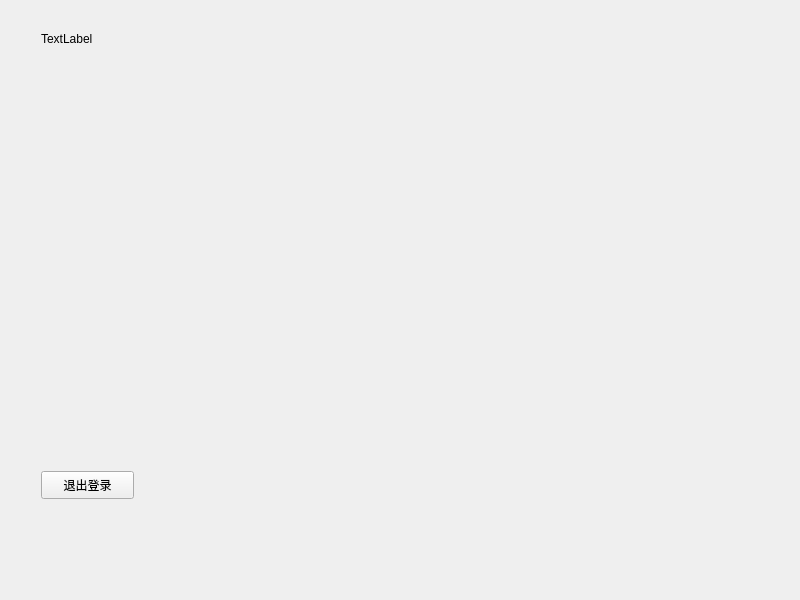
<?xml version="1.0" encoding="UTF-8"?>
<ui version="4.0">
 <class>Widget</class>
 <widget class="QWidget" name="Widget">
  <property name="geometry">
   <rect>
    <x>0</x>
    <y>0</y>
    <width>800</width>
    <height>600</height>
   </rect>
  </property>
  <property name="windowTitle">
   <string>Widget</string>
  </property>
  <property name="autoFillBackground">
   <bool>false</bool>
  </property>
  <property name="styleSheet">
   <string notr="true"/>
  </property>
  <layout class="QHBoxLayout" name="horizontalLayout">
   <item>
    <widget class="QStackedWidget" name="stackedWidget">
     <property name="currentIndex">
      <number>1</number>
     </property>
     <widget class="QWidget" name="loginPage">
      <widget class="QPushButton" name="pushButton">
       <property name="geometry">
        <rect>
         <x>20</x>
         <y>40</y>
         <width>93</width>
         <height>28</height>
        </rect>
       </property>
       <property name="text">
        <string>PushButton</string>
       </property>
      </widget>
      <widget class="QLabel" name="label">
       <property name="geometry">
        <rect>
         <x>20</x>
         <y>80</y>
         <width>72</width>
         <height>15</height>
        </rect>
       </property>
       <property name="text">
        <string>TextLabel</string>
       </property>
      </widget>
      <widget class="QWidget" name="widget" native="true">
       <property name="geometry">
        <rect>
         <x>430</x>
         <y>20</y>
         <width>331</width>
         <height>541</height>
        </rect>
       </property>
       <property name="styleSheet">
        <string notr="true">background-color: white
;</string>
       </property>
       <widget class="QLabel" name="label_2">
        <property name="geometry">
         <rect>
          <x>110</x>
          <y>40</y>
          <width>121</width>
          <height>41</height>
         </rect>
        </property>
        <property name="font">
         <font>
          <family>Times New Roman</family>
          <pointsize>15</pointsize>
          <weight>50</weight>
          <bold>false</bold>
         </font>
        </property>
        <property name="text">
         <string>Library</string>
        </property>
       </widget>
       <widget class="QPushButton" name="pushButtonLogin">
        <property name="geometry">
         <rect>
          <x>100</x>
          <y>370</y>
          <width>93</width>
          <height>28</height>
         </rect>
        </property>
        <property name="text">
         <string>Login</string>
        </property>
       </widget>
       <widget class="QLineEdit" name="lineEditUserName">
        <property name="geometry">
         <rect>
          <x>100</x>
          <y>140</y>
          <width>113</width>
          <height>21</height>
         </rect>
        </property>
        <property name="text">
         <string/>
        </property>
        <property name="placeholderText">
         <string>Username</string>
        </property>
       </widget>
       <widget class="QLineEdit" name="lineEditPassword">
        <property name="geometry">
         <rect>
          <x>100</x>
          <y>200</y>
          <width>113</width>
          <height>21</height>
         </rect>
        </property>
        <property name="text">
         <string/>
        </property>
        <property name="placeholderText">
         <string>Password</string>
        </property>
       </widget>
       <widget class="QCheckBox" name="checkBoxRemeberMe">
        <property name="geometry">
         <rect>
          <x>100</x>
          <y>250</y>
          <width>131</width>
          <height>19</height>
         </rect>
        </property>
        <property name="text">
         <string>remember me</string>
        </property>
       </widget>
      </widget>
     </widget>
     <widget class="QWidget" name="mainPage">
      <widget class="QPushButton" name="pushButtonLogout">
       <property name="geometry">
        <rect>
         <x>30</x>
         <y>460</y>
         <width>93</width>
         <height>28</height>
        </rect>
       </property>
       <property name="text">
        <string>退出登录</string>
       </property>
      </widget>
      <widget class="QLabel" name="labelUserType">
       <property name="geometry">
        <rect>
         <x>30</x>
         <y>20</y>
         <width>72</width>
         <height>15</height>
        </rect>
       </property>
       <property name="text">
        <string>TextLabel</string>
       </property>
      </widget>
     </widget>
    </widget>
   </item>
  </layout>
 </widget>
 <resources/>
 <connections/>
</ui>
